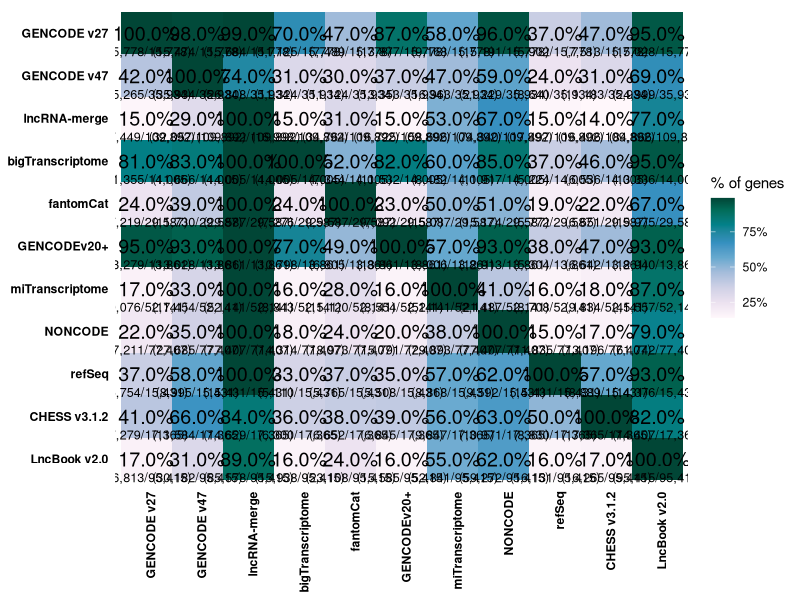

Here is the R script that generated this plot:
## ---- chunk 1
library(ggplot2)
library(scales)
library(dplyr)
## ---- chunk 2
# Clean the env
rm(list = ls())

# Load data
df <- read.table("figure_s12a.input.tsv", header=F, sep="\t") %>%
  rename(name_a="V1",
         name_b="V2",
         size="V3",
         intersecting="V4",
         percentage="V5")

# Preview data frame
df

levels_a <-c("lncBookv2_0",
             "chess3_1_2",
             "refSeq",
             "NONCODE",
             "miTranscriptome",
             "gencode20+",
             "fantomCat",
             "bigTranscriptome",
             "H_concat_catalogs",
             "gen47",
             "gen27")

levels_b <- c("gen27",
              "gen47",
              "H_concat_catalogs",
              "bigTranscriptome",
              "fantomCat",
              "gencode20+",
              "miTranscriptome",
              "NONCODE",
              "refSeq",
              "chess3_1_2",
              "lncBookv2_0")

labels_a <-c("LncBook v2.0",
             "CHESS v3.1.2",
             "refSeq",
             "NONCODE",
             "miTranscriptome",
             "GENCODEv20+",
             "fantomCat",
             "bigTranscriptome",
             "lncRNA-merge",
             "GENCODE v47",
             "GENCODE v27")

labels_b <- c("GENCODE v27",
              "GENCODE v47",
              "lncRNA-merge",
              "bigTranscriptome",
              "fantomCat",
              "GENCODEv20+",
              "miTranscriptome",
              "NONCODE",
              "refSeq",
              "CHESS v3.1.2",
              "LncBook v2.0")

# Create heatmap - Figure S12a
df %>%  
  ggplot(data=.) +
  geom_tile(data = df %>% filter(percentage == 1.0),
            aes(x=factor(name_b, levels=rev(levels_a), labels=rev(labels_a)),
                y=factor(name_a, levels=rev(levels_b), labels=rev(labels_b))), fill="#014636") +
  geom_tile(data = df %>% filter(percentage < 1.0),
            aes(x=factor(name_b, levels=rev(levels_a), labels=rev(labels_a)),
                y=factor(name_a, levels=rev(levels_b), labels=rev(labels_b)),
                fill = percentage)) +
  geom_text(size=5,
            aes(x=factor(name_b, levels=rev(levels_a), labels=rev(labels_a)),
                y=factor(name_a, levels=rev(levels_b), labels=rev(labels_b)),
                label = (scales::percent(percentage)))) +
  geom_text(size=3.2,
            aes(x=factor(name_b, levels=rev(levels_a), labels=rev(labels_a)),
                y=factor(name_a, levels=rev(levels_b), labels=rev(labels_b)),
                label = paste0("\n\n",
                               "(", scales::comma(intersecting), "/", scales::comma(size), ")"))) +
  scale_fill_gradientn(colours=c("#FFF7FB","#ECE2F0","#D0D1E6","#A6BDDB","#67A9CF","#3690C0","#02818A","#016C59","#014636"),
                       values=rescale(c(0, 0.125, 0.250, 0.375, 0.500, 0.625, 0.775, 0.900, 1.0)),
                       guide="colorbar",
                       labels = scales::label_percent(),
                       breaks=c(0.25, 0.50, 0.75, 1.0),
                       n.breaks=4) +
   theme(axis.title.x = element_blank(),
         axis.title.y = element_blank(),
         axis.ticks = element_line(colour = NA),
         plot.title = element_text(hjust = 0.5),
         panel.background = element_rect(fill = NA),
         panel.grid.major = element_line(colour = NA),
         axis.text.x = element_text(colour="black",
                                    face="bold", angle = 90, hjust = 1),
         axis.text.y = element_text(colour="black",
                                    face="bold")) +
  labs(fill = "% of genes") -> plot_figure_s12a

# Diplay plots
plot_figure_s12a
## ---- chunk 3
pdf(file="figure_s12a.pdf", width = 14, height = 9)
plot_figure_s12a
